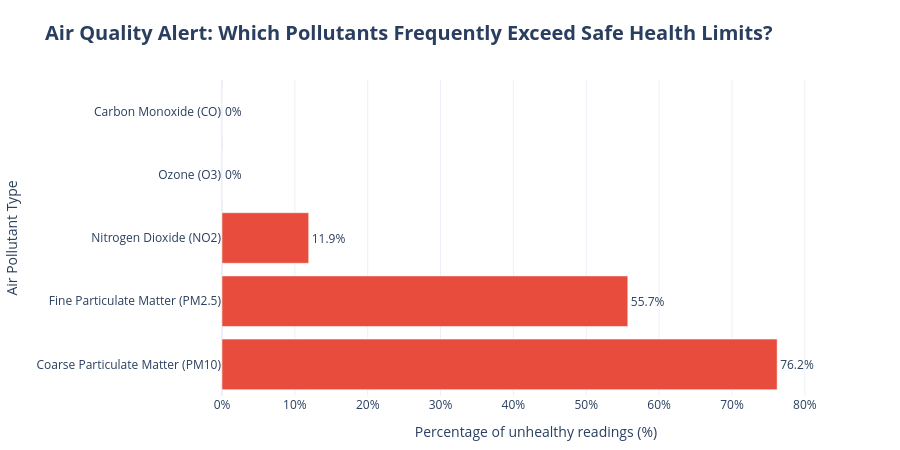

Write notebook code for a chart like this one.
### Code cell
# visualization of some sql querry results

sql_result = {
    'parameters' : ['pm10', 'pm25', 'no2', 'o3', 'co'],
    'total_readings': [109141, 107816, 111393, 108859, 109574],
    'exceedences' : [83203, 60030, 13310, 0, 0],
    'exceeding_pct': [76.2, 55.7, 11.9, 0.0, 0.0]
}

df = pd.DataFrame(sql_result)

df.sort_values(by='exceeding_pct', ascending=True)

new_mapping = {
    'pm10' : 'Coarse Particulate Matter (PM10)',
    'pm25' : 'Fine Particulate Matter (PM2.5)',
    'no2' : 'Nitrogen Dioxide (NO2)',
    'o3' : 'Ozone (O3)',
    'co' : 'Carbon Monoxide (CO)'
}

df['pollutant_name'] = df['parameters'].map(new_mapping)

# Initialize the base Plotly Express chart

fig = px.bar(
    df,
    x = 'exceeding_pct',
    y = 'pollutant_name',
    orientation = 'h',
    text = 'exceeding_pct',
    title = '<b>Air Quality Alert: Which Pollutants Frequently Exceed Safe Health Limits?</b>',
    labels = {
        'exceeding_pct' : 'Percentage of unhealthy readings (%)',
        'pollutant_name' : 'Air Pollutant Type'
    },
    template = 'plotly_white'
)

# Polish the visual aesthetics and customize the interactive mouse-hover box
fig.update_traces(
    marker_color = '#e74c3c',
    texttemplate = '%{text}%',
    textposition = 'outside',
    hovertemplate=(
        '<b>%{y}</b><br><br>' +
        '⚠️ Share Unhealthy: <b>%{x}%</b><br>' +
        '📊 Total Readings Logged: %{customdata[0]:,}<br>' +
        '❌ Number of Violations: %{customdata[1]:,}<extra></extra>'
    ),
    customdata = df[['total_readings', 'exceedences']]  
)

# Refine text sizes, constraints, and spacing margins
fig.update_layout(
    title_font_size =20,
    xaxis=dict(
        ticksuffix = '%',
        range = [0, max(df['exceeding_pct'] + 10)]
    ),
    margin=dict(l=220, r=50, t=80, b=50),
    height = 450
)
fig.show();

### Figure 1 — Plotly figure (JSON) as saved in the notebook; plotly's stock layout.template omitted (floating-point values rounded to 4 significant figures)
{"data": [{"customdata": [[109141, 83203], [107816, 60030], [111393, 13310], [108859, 0], [109574, 0]], "hovertemplate": "<b>%{y}</b><br><br>⚠️ Share Unhealthy: <b>%{x}%</b><br>📊 Total Readings Logged: %{customdata[0]:,}<br>❌ Number of Violations: %{customdata[1]:,}<extra></extra>", "legendgroup": "", "marker": {"color": "#e74c3c", "pattern": {"shape": ""}}, "name": "", "orientation": "h", "showlegend": false, "text": [76.2, 55.7, 11.9, 0.0, 0.0], "textposition": "outside", "texttemplate": "%{text}%", "type": "bar", "x": [76.2, 55.7, 11.9, 0.0, 0.0], "xaxis": "x", "y": ["Coarse Particulate Matter (PM10)", "Fine Particulate Matter (PM2.5)", "Nitrogen Dioxide (NO2)", "Ozone (O3)", "Carbon Monoxide (CO)"], "yaxis": "y"}], "layout": {"barmode": "relative", "height": 450, "legend": {"tracegroupgap": 0}, "margin": {"b": 50, "l": 220, "r": 50, "t": 80}, "title": {"font": {"size": 20}, "text": "<b>Air Quality Alert: Which Pollutants Frequently Exceed Safe Health Limits?</b>"}, "xaxis": {"anchor": "y", "domain": [0, 1], "range": [0, 86.2], "ticksuffix": "%", "title": {"text": "Percentage of unhealthy readings (%)"}}, "yaxis": {"anchor": "x", "domain": [0, 1], "title": {"text": "Air Pollutant Type"}}}}
